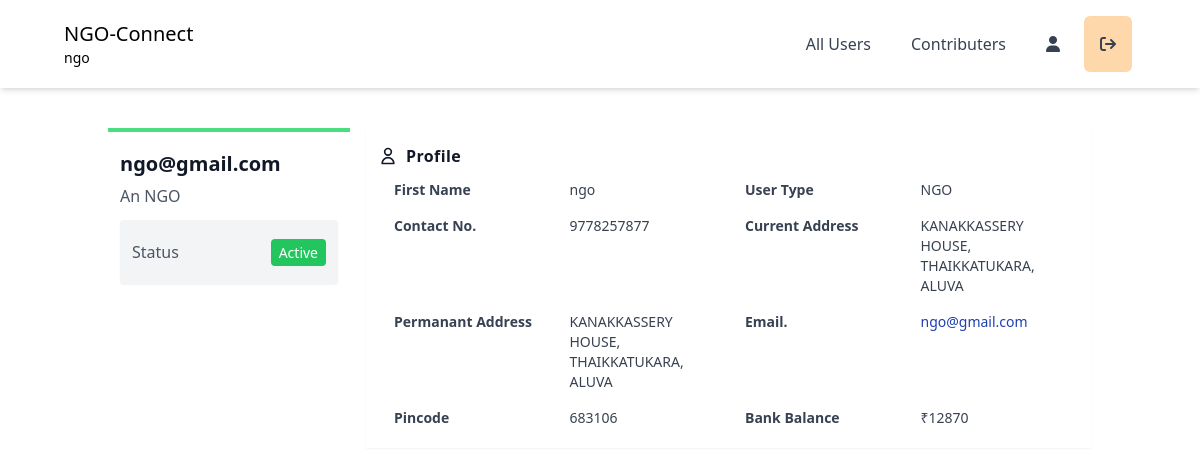
Page /ngo/ngo_profile_page (signed in) on the earlier database version.
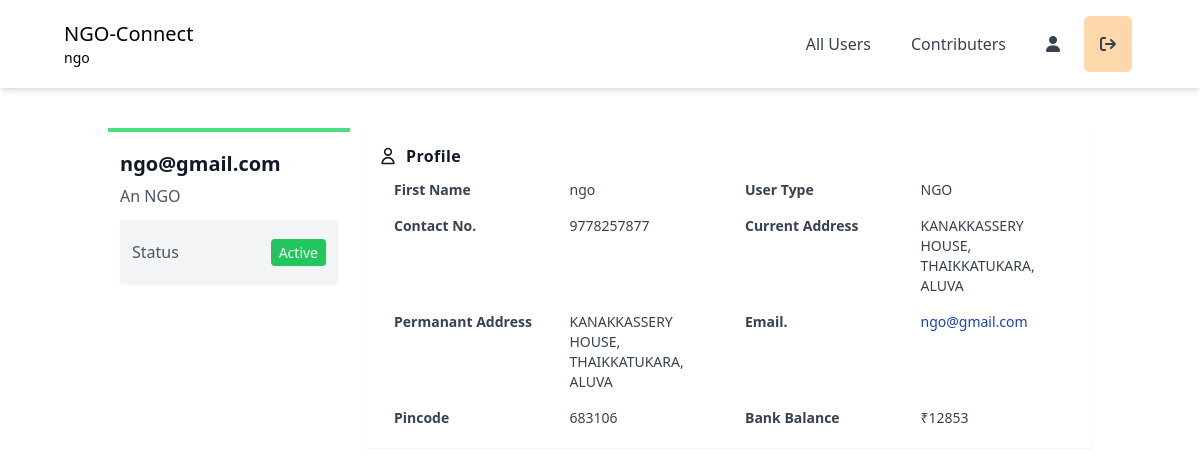
Same page on the later database version.
### ngo/models.py (models this page shows)
class NgoBank(models.Model):
    user = models.OneToOneField(User, on_delete=models.CASCADE)
    current_balance = models.IntegerField(null=True)

### ngo/views.py (the view)
# urls.py: path('ngo_profile_page', views.ngo_profile_page, name="ngo_profile_page"),
def ngo_profile_page(request):
    profile = request.user
    try:
        ngouser = ngousers.objects.get(user=request.user)
    except ngousers.DoesNotExist:
        ngouser = ngousers(user=request.user)
    try:
        bank = NgoBank.objects.get(user=request.user)
    except NgoBank.DoesNotExist:
        bank = NgoBank(user=request.user)
    context = {
        'user' : profile,
        'ngouser' : ngouser,
        'bank' : bank,
    }
    return render(request, 'ngo_profile_page.html', context)

### ngo/templates/ngo_profile_page.html (shortened to what the changed rows need)
<!DOCTYPE html>
<html lang="en">
<head>
    <script src="https://cdn.tailwindcss.com"></script>
    <link rel="stylesheet" href="https://cdnjs.cloudflare.com/ajax/libs/font-awesome/6.1.1/css/all.min.css" />
</head>
<body>
<section id="profile">
    <div class="container mx-auto my-5 p-5">
        <div class="md:flex no-wrap md:-mx-2 ">
            <div class="w-full md:w-3/12 md:mx-2">
                <div class="bg-white p-3 border-t-4 border-green-400">
                    <h1 class="text-gray-900 font-bold text-xl leading-8 my-1">{{ user.username }}</h1>
                </div>
            </div>
            <div class="w-full md:w-9/12 mx-2 h-64">
                <div class="bg-white p-3 shadow-sm rounded-sm">
                    <div class="text-gray-700">
                        <div class="grid md:grid-cols-2 text-sm">
                            <div class="grid grid-cols-2">
                                <div class="px-4 py-2 font-semibold">Bank Balance</div>
                                <div class="px-4 py-2">₹{{ bank.current_balance }}</div>
                            </div>
                        </div>
                    </div>
                </div>
            </div>
        </div>
    </div>
</section>
</body>
</html>

Differences in the rows shown:
changed NgoBank: current_balance "12870" → "12853"
